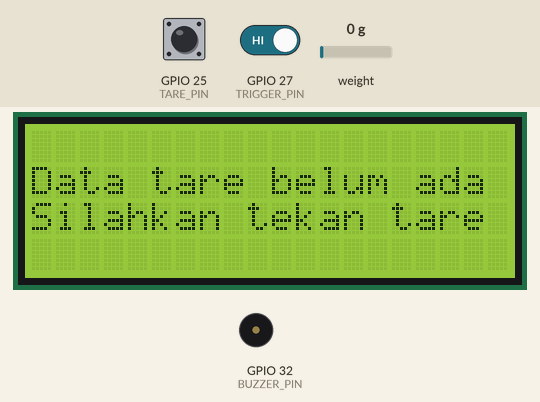
This sketch was run on a simulated ESP32. Shown: 20×4 character LCD, buzzer (waves = sounding, pin HIGH). The inputs (shaded band) are chosen by the test bench; at power-on: GPIO 25 (TARE_PIN) HIGH, weight on the scale 0 g, GPIO 27 (TRIGGER_PIN) HIGH. WiFi joins after 1.5 s; servers stay silent unless stated; random numbers use the default seed unless the sketch sets one; EEPROM starts erased; no MQTT or app messages arrive unless stated; what the sketch prints to the serial monitor is not drawn. At 22.3 s the program restarts the board; the recording ends there.

Above: at 1.9 s.
2.0 s: GPIO 25 (TARE_PIN) pulled LOW for 0.15 s
At 2.9 s:
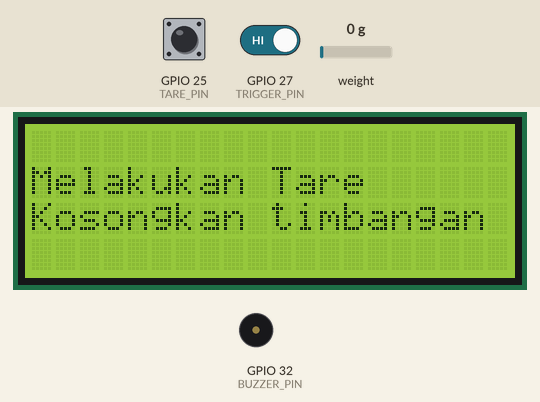
3.6 s: weight on the scale set to 100 g
At 6.5 s:
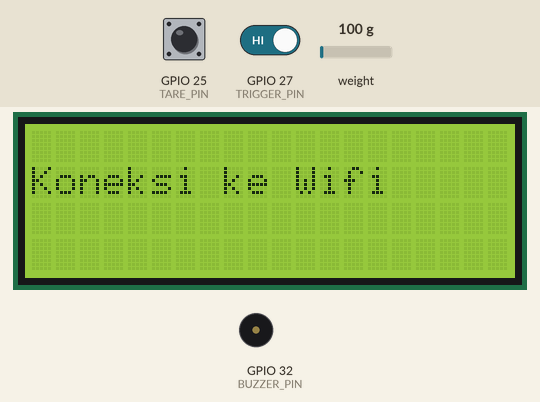
6.6 s: GPIO 25 (TARE_PIN) pulled LOW for 3.2 s
At 9.2 s:
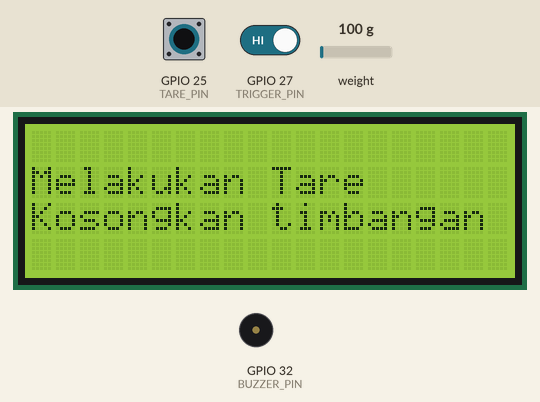
17.3 s: GPIO 27 (TRIGGER_PIN) driven LOW
At 21.7 s:
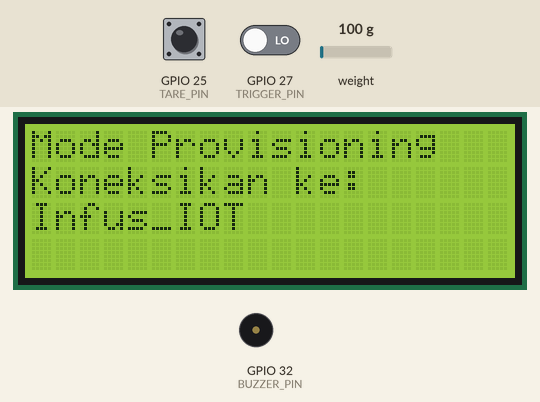
Timing chart, 0 to 22.3 s (numbered marks = the images above; inputs shaded):
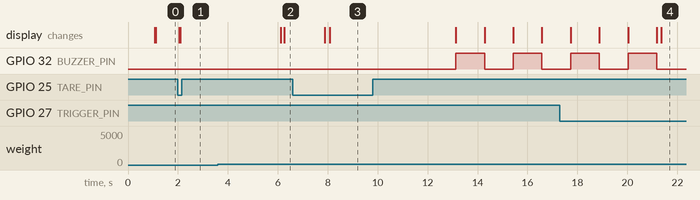

Measured:
- after the input at 2.0 s, the display: first changes after 0.06 s (image 1 shows a later state)
- after the input at 3.6 s, the display: first changes after 2.5 s (image 2 shows a later state)

The sketch:

infus_blkpp_diy.ino
```cpp
#include <WiFi.h>
#include <PubSubClient.h>

#include <WiFiManager.h>

#include "HX711.h"
#include <Preferences.h>

#include <Wire.h>
#include <LiquidCrystal_I2C.h>

const int TRIGGER_PIN = 27; // Pin tombol trigger AP
unsigned long buttonPressedTime = 0;
bool isPressed = false;

// Sesuaikan pin dengan fisik yang Anda hubungkan ke Load Cell
const int LOADCELL_DOUT_PIN = 16;
const int LOADCELL_SCK_PIN = 4;

HX711 scale;
Preferences preferences; // Membuat objek preferences

LiquidCrystal_I2C lcd(0x27, 20, 4); // Membuat object lcd

String mqtt_server;
String mqtt_port;
String mqtt_topic;

bool shouldSaveConfig = false;

#define TARE_PIN 25
#define BUZZER_PIN 32

WiFiClient espClient;
PubSubClient mqtt(espClient);

unsigned long lastSend = 0;
const long sendInterval = 1000; // kirim tiap 1 detik

int buzzer_state = LOW;
unsigned long previousMillis_buzzer = 0;
const long interval_buzzer = 1000;

int persen = 100;

void saveConfigCallback() {
  Serial.println("Konfigurasi baru diterima dari WiFiManager!");
  shouldSaveConfig = true;
}

// Fungsi khusus untuk MEMBACA data dari Preferences ke global variabel
void readMQTTConfig() {
  preferences.begin("mqtt-config", false); // true = Read Only

  mqtt_server = preferences.getString("server", "mqtt.ichibot.id"); // <- Default Server
  mqtt_port   = preferences.getString("port", "1883");               // <- Default Port
  mqtt_topic  = preferences.getString("topic", "infus/1/persen");

  // Jika ini pertama kali dinyalakan (memori kosong), tulis nilai default ke Flash permanen
  if (!preferences.isKey("server")) {
    preferences.putString("server", mqtt_server);
    preferences.putString("port", mqtt_port);
    preferences.putString("topic", mqtt_topic);
    Serial.println("[PREF] Memori kosong. Nilai default berhasil disimpan.");
  } else {
    Serial.println("[PREF] Data MQTT berhasil dibaca dari memori.");
  }

  // preferences.end();
  Serial.println("[PREF] Data MQTT berhasil dibaca.");
}

void saveMQTTConfig(String server, String port, String topic) {

  preferences.begin("mqtt-config", false); // false = Read and Write

  preferences.putString("server", server);
  preferences.putString("port", port);
  preferences.putString("topic", topic);

  // preferences.end();
  Serial.println("[PREF] Data MQTT baru berhasil disimpan permanen.");

  // Perbarui juga variabel global agar program langsung memakai data baru
  mqtt_server = server;
  mqtt_port = port;
  mqtt_topic = topic;
}

void tampilan_lcd_provisioning() {
  lcd.clear();
  lcd.setCursor(0, 0);
  lcd.print("Mode Provisioning   ");
  lcd.setCursor(0, 1);
  lcd.print("Koneksikan ke:      ");
  lcd.setCursor(0, 2);
  lcd.print("Infus_IOT           ");
  lcd.setCursor(0, 1);
}

void connectWiFi() {
  Serial.print("Menghubungkan ke WiFi");
  // WiFi.begin(WIFI_SSID, WIFI_PASSWORD);
  WiFi.begin();
  while (WiFi.status() != WL_CONNECTED) {
    delay(500);
    Serial.print(".");

// 2. DETEKSI TOMBOL UNTUK PROVISIONING (Ditahan 3 detik)
  if (digitalRead(TRIGGER_PIN) == LOW) {
      if (!isPressed) {
          buttonPressedTime = millis();
          isPressed = true;
      }
      if (millis() - buttonPressedTime >= 3000) {
          isPressed = false;
          tampilan_lcd_provisioning();

          jalankanProvisioning(); // Panggil fungsi provisioning
          lcd.clear();
        }
      } else {
          isPressed = false;
      }

  }
  Serial.println();
  Serial.print("WiFi terhubung, IP: ");
  Serial.println(WiFi.localIP());
}

void sendTelemetry() {
  mqtt.publish(mqtt_topic.c_str(), String(persen).c_str());

  Serial.print("Terkirim -> ");
  Serial.println(mqtt_topic);
}

void reconnectMQTT() {
  while (!mqtt.connected()) {
    Serial.print("Menghubungkan ke broker MQTT...");
    // ID client harus unik juga, tambahkan random supaya tidak bentrok
    String clientId = "ESP32Client-" + String(random(0xffff), HEX);

    // if (mqtt.connect(clientId.c_str(), TOKEN_THINGSBOARD, NULL)) {
    //   Serial.println("terhubung ke Thingsboard!");
    if (mqtt.connect(clientId.c_str())) {
      Serial.println("terhubung!");
    } else {
      Serial.print("gagal, rc=");
      Serial.print(mqtt.state());
      Serial.println(" coba lagi dalam 5 detik");
      delay(5000);
    }
  }
}

void melakukan_tare() {
  digitalWrite(BUZZER_PIN, LOW);
  lcd.backlight();

  while (1) {
    if (scale.is_ready()) {
      scale.set_scale();
      Serial.println("Tare... kosongkan timbangan.");

      lcd.clear();
      delay(10);
      lcd.setCursor(0, 1);
      lcd.print("Melakukan Tare");
      lcd.setCursor(0, 2);
      lcd.print("Kosongkan timbangan");


      delay(3000);
      scale.tare();
      Serial.println("Tare selesai.");
      break;
    }
  }
}

void simpan_tare_preference() {
      // Simpan nilai offset baru ke Preferences

      preferences.begin("infus_tare", false);

      long new_offset = scale.get_offset();
      preferences.putLong("offset", new_offset);

      Serial.print("[SUKSES] Nilai tare baru disimpan: ");
      Serial.println(new_offset);

      // preferences.end();
}

void read_load_cell(unsigned long * time_now) {
  if (scale.is_ready()) {

    //Serial.println("Letakkan beban yang sudah diketahui beratnya...");
    delay(10);

    float reading = scale.get_units(10) * -1;
    // if (reading >= 220000) {
    if (reading >= 200000) {
      persen = 100;

      lcd.setCursor(0, 1);
      lcd.print("Infus: 100%         ");
      lcd.setCursor(0, 2);
      lcd.print("                    ");

      digitalWrite(BUZZER_PIN, LOW);
      lcd.backlight();
    } else if (reading >= 171000) {
      persen = 75;

      lcd.setCursor(0, 1);
      lcd.print("Infus: 75%          ");
      lcd.setCursor(0, 2);
      lcd.print("                    ");

      digitalWrite(BUZZER_PIN, LOW);
      lcd.backlight();
    } else if (reading >= 122000) {
      persen = 50;

      lcd.setCursor(0, 1);
      lcd.print("Infus: 50%          ");
      lcd.setCursor(0, 2);
      lcd.print("                    ");

      digitalWrite(BUZZER_PIN, LOW);
      lcd.backlight();
    } else if (reading >= 65000) {
      persen = 25;

      lcd.setCursor(0, 1);
      lcd.print("Infus: 25%          ");
      lcd.setCursor(0, 2);
      lcd.print("                    ");

      digitalWrite(BUZZER_PIN, LOW);
      lcd.backlight();
    } else if (reading >= 38000) {
      persen = 10;

      lcd.setCursor(0, 1);
      lcd.print("Infus: 10%          ");
      lcd.setCursor(0, 2);
      lcd.print("                    ");

      digitalWrite(BUZZER_PIN, LOW);
      lcd.backlight();
    } else {
      persen = 5;

      lcd.setCursor(0, 1);
      lcd.print("Infus: 5%           ");
      lcd.setCursor(0, 2);
      lcd.print("INFUS HABIS!!!!     ");

      // Buzzer berbunyi jika infus 5 persen
      if (*time_now - previousMillis_buzzer >= interval_buzzer) {
        previousMillis_buzzer = *time_now;

        if (buzzer_state == LOW) { buzzer_state = HIGH; }
        else { buzzer_state = LOW; }

        digitalWrite(BUZZER_PIN, buzzer_state);
      }

      if (buzzer_state) {
        lcd.backlight();
      } else {
        lcd.noBacklight();
      }
    }

    Serial.print("Hasil dalam persen: ");
    Serial.println(persen);
    Serial.println(reading);
  } else {
    Serial.println("HX711 tidak ditemukan. Periksa kabel DT/SCK Anda!");
    // delay(2000);
  }
  delay(100);
}

void jalankanProvisioning() {
    digitalWrite(BUZZER_PIN, LOW);
    lcd.backlight();

    Serial.println("Membuka Portal Konfigurasi Wi-Fi...");
    WiFiManager wm;

    // Set callback simpan
    wm.setSaveConfigCallback(saveConfigCallback);


    char server_buf[40];
    char port_buf[6];
    char topic_buf[50];

    mqtt_server.toCharArray(server_buf, 40);
    mqtt_port.toCharArray(port_buf, 6);
    mqtt_topic.toCharArray(topic_buf, 50);

    WiFiManagerParameter server_broker_param("server_broker", "MQTT Server", server_buf, 40);
    WiFiManagerParameter port_broker_param("port_broker", "MQTT Port", port_buf, 6);
    WiFiManagerParameter topic_param("topic", "Topic", topic_buf, 50);

    wm.addParameter(&server_broker_param);
    wm.addParameter(&port_broker_param);
    wm.addParameter(&topic_param);

    // Set timeout portal 3 menit agar tidak macet selamanya jika ditinggal
    wm.setConfigPortalTimeout(180);

    // Paksa buka portal AP
    if (wm.startConfigPortal("Infus_IOT")) {
        Serial.println("Kredensial baru disimpan! ESP32 akan restart...");

        String new_server = String(server_broker_param.getValue());
        String new_port   = String(port_broker_param.getValue());
        String new_topic  = String(topic_param.getValue());

        saveMQTTConfig(new_server, new_port, new_topic);
        delay(1000);

        // Serial.print("Custom text box entry: ");
        // Serial.println( custom_text_box.getValue() );

        Serial.print("Server: ");
        Serial.println(new_server);
        Serial.print("Port: ");
        Serial.println(new_port);
        Serial.print("Topic: ");
        Serial.println(new_topic);


        ESP.restart(); // Restart agar WiFi class membaca kredensial baru dari flash
    } else {
        Serial.println("Portal timeout atau diclose tanpa menyimpan.");
    }

}

void setup() {
  // put your setup code here, to run once:
  Serial.begin(115200);

  Serial.println("Infus IOT");

  // Inisialisasi LCD
  lcd.init();
  lcd.backlight();   // Hidupkan lampu latar

  lcd.setCursor(5, 1);
  lcd.print("Infus IOT");

  delay(1000);

  pinMode(TARE_PIN, INPUT_PULLUP);
  pinMode(BUZZER_PIN, OUTPUT);
  pinMode(TRIGGER_PIN, INPUT_PULLUP);

  scale.begin(LOADCELL_DOUT_PIN, LOADCELL_SCK_PIN);

  // Dirubah agar setiap hidup tidak melakukan tare
  // Tare dilakukan ketika pin 25 ditrigger ke LOW
  // Membuka ruang penyimpanan bernama "infus_tare" dengan mode Read/Write (false)
  preferences.begin("infus_tare", false);

  // Membaca data dengan Key "offset". Jika Key belum ada, nilai default-nya adalah 0
  long saved_offset = preferences.getLong("offset", 0);

  if(saved_offset == 0) {
    Serial.println("[INFO] Belum ada data tare tersimpan. Silakan tekan tombol.");

    lcd.clear();
    delay(10);
    lcd.setCursor(0, 1);
    lcd.print("Data tare belum ada");
    lcd.setCursor(0, 2);
    lcd.print("Silahkan tekan tare");
  }

  while(1) {
    if (saved_offset != 0) {
      scale.set_offset(saved_offset);
      Serial.print("[SUKSES] Nilai tare dimuat dari Preferences: ");
      Serial.println(saved_offset);

      lcd.clear();
      lcd.setCursor(0, 1);
      lcd.print("Memuat Nilai Tare");
      delay(100);

      break;
    }
    delay(10);

    if (digitalRead(TARE_PIN) == LOW) {
      delay(50); // Debounce sederhana
      if (digitalRead(TARE_PIN) == LOW) {
        melakukan_tare();
        simpan_tare_preference();
      }
    }

    saved_offset = preferences.getLong("offset", 0);

  }

  // preferences.end();

  readMQTTConfig();

  lcd.clear();
  lcd.setCursor(0, 1);
  lcd.print("Koneksi ke Wifi     ");
  delay(100);
  connectWiFi();

  lcd.clear();
  lcd.setCursor(0, 1);
  lcd.print("Koneksi ke Broker   ");
  delay(100);
  mqtt.setServer(mqtt_server.c_str(), mqtt_port.toInt());
}

void loop() {
  // put your main code here, to run repeatedly:
  if (WiFi.status() != WL_CONNECTED) {
    connectWiFi();
  }

  if (!mqtt.connected()) {
    reconnectMQTT();
  }

  mqtt.loop();

  // Deteksi tombol untuk Tare
  if (digitalRead(TARE_PIN) == LOW) {
    delay(10); // Debounce sederhana
    if (digitalRead(TARE_PIN) == LOW) {
      melakukan_tare();
      simpan_tare_preference();
    }
  }

  // 2. DETEKSI TOMBOL UNTUK PROVISIONING (Ditahan 3 detik)
  if (digitalRead(TRIGGER_PIN) == LOW) {
      if (!isPressed) {
          buttonPressedTime = millis();
          isPressed = true;
      }
      if (millis() - buttonPressedTime >= 3000) {
          isPressed = false;
          tampilan_lcd_provisioning();

          jalankanProvisioning(); // Panggil fungsi provisioning
          lcd.clear();
      }
  } else {
      isPressed = false;
  }

  unsigned long now = millis();

  if (now - lastSend > sendInterval) {
    lastSend = now;

    // Serial.println(status_tare);
    read_load_cell(&now);
    sendTelemetry();
  }

}
```
